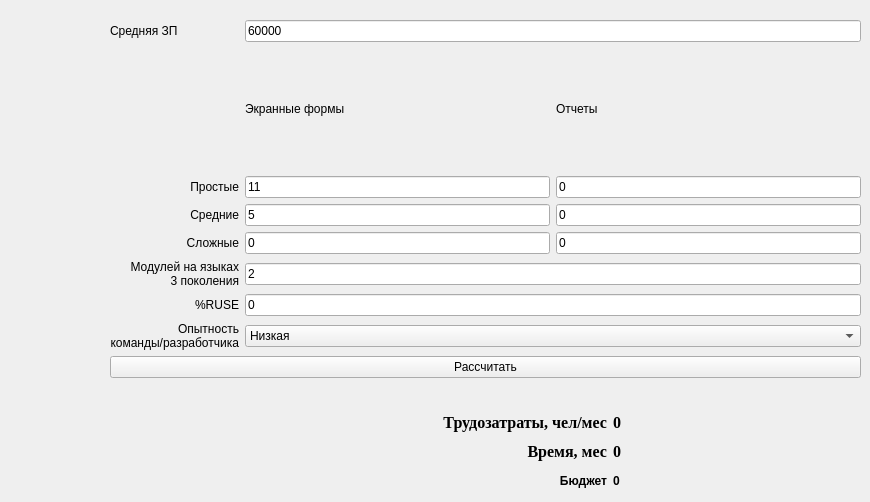
      <widget class="QWidget" name="tab_3">
       <attribute name="title">
        <string>Модель композиции</string>
       </attribute>
       <widget class="QWidget" name="layoutWidget_2">
        <property name="geometry">
         <rect>
          <x>110</x>
          <y>20</y>
          <width>751</width>
          <height>358</height>
         </rect>
        </property>
        <layout class="QGridLayout" name="gridLayout_3">
         <item row="6" column="0">
          <widget class="QLabel" name="label_57">
           <property name="text">
            <string>%RUSE</string>
           </property>
           <property name="alignment">
            <set>Qt::AlignRight|Qt::AlignTrailing|Qt::AlignVCenter</set>
           </property>
          </widget>
         </item>
         <item row="5" column="0">
          <widget class="QLabel" name="label_67">
           <property name="text">
            <string>Модулей на языках
 3 поколения</string>
           </property>
           <property name="alignment">
            <set>Qt::AlignRight|Qt::AlignTrailing|Qt::AlignVCenter</set>
           </property>
          </widget>
         </item>
         <item row="3" column="2">
          <widget class="QLineEdit" name="reportMediumEdit">
           <property name="text">
            <string>0</string>
           </property>
          </widget>
         </item>
         <item row="3" column="1">
          <widget class="QLineEdit" name="screenMediumEdit">
           <property name="text">
            <string>5</string>
           </property>
          </widget>
         </item>
         <item row="4" column="0">
          <widget class="QLabel" name="label_62">
           <property name="text">
            <string>Сложные</string>
           </property>
           <property name="alignment">
            <set>Qt::AlignRight|Qt::AlignTrailing|Qt::AlignVCenter</set>
           </property>
          </widget>
         </item>
         <item row="1" column="2">
          <widget class="QLabel" name="label_63">
           <property name="text">
            <string>Отчеты</string>
           </property>
          </widget>
         </item>
         <item row="6" column="1" colspan="2">
          <widget class="QLineEdit" name="RUSEEdit">
           <property name="text">
            <string>0</string>
           </property>
          </widget>
         </item>
         <item row="4" column="2">
          <widget class="QLineEdit" name="reportDifficultEdit">
           <property name="text">
            <string>0</string>
           </property>
          </widget>
         </item>
         <item row="5" column="1" colspan="2">
          <widget class="QLineEdit" name="gen3Edit">
           <property name="text">
            <string>2</string>
           </property>
          </widget>
         </item>
         <item row="4" column="1">
          <widget class="QLineEdit" name="screenDifficultEdit">
           <property name="text">
            <string>0</string>
           </property>
          </widget>
         </item>
         <item row="8" column="0" colspan="3">
          <widget class="QPushButton" name="compCalculateButton">
           <property name="text">
            <string>Рассчитать</string>
           </property>
          </widget>
         </item>
         <item row="2" column="2">
          <widget class="QLineEdit" name="reportSimpleEdit">
           <property name="text">
            <string>0</string>
           </property>
          </widget>
         </item>
         <item row="2" column="1">
          <widget class="QLineEdit" name="screenSimpleEdit">
           <property name="text">
            <string>11</string>
           </property>
          </widget>
         </item>
         <item row="3" column="0">
          <widget class="QLabel" name="label_61">
           <property name="text">
            <string>Средние</string>
           </property>
           <property name="alignment">
            <set>Qt::AlignRight|Qt::AlignTrailing|Qt::AlignVCenter</set>
           </property>
          </widget>
         </item>
         <item row="7" column="0">
          <widget class="QLabel" name="label_58">
           <property name="text">
            <string>Опытность
команды/разработчика</string>
           </property>
           <property name="alignment">
            <set>Qt::AlignRight|Qt::AlignTrailing|Qt::AlignVCenter</set>
           </property>
          </widget>
         </item>
         <item row="7" column="1" colspan="2">
          <widget class="QComboBox" name="expComboBox">
           <property name="currentIndex">
            <number>1</number>
           </property>
           <item>
            <property name="text">
             <string>Очень низкая</string>
            </property>
           </item>
           <item>
            <property name="text">
             <string>Низкая</string>
            </property>
           </item>
           <item>
            <property name="text">
             <string>Номинальная</string>
            </property>
           </item>
           <item>
            <property name="text">
             <string>Высокая</string>
            </property>
           </item>
           <item>
            <property name="text">
             <string>Очень высокая</string>
            </property>
           </item>
          </widget>
         </item>
         <item row="2" column="0">
          <widget class="QLabel" name="label_60">
           <property name="text">
            <string>Простые</string>
           </property>
           <property name="alignment">
            <set>Qt::AlignRight|Qt::AlignTrailing|Qt::AlignVCenter</set>
           </property>
          </widget>
         </item>
         <item row="1" column="1">
          <widget class="QLabel" name="label_59">
           <property name="text">
            <string>Экранные формы</string>
           </property>
          </widget>
         </item>
         <item row="0" column="0">
          <widget class="QLabel" name="label_71">
           <property name="text">
            <string>Средняя ЗП</string>
           </property>
          </widget>
         </item>
         <item row="0" column="1" colspan="2">
          <widget class="QLineEdit" name="avgSalaryEdit">
           <property name="text">
            <string>60000</string>
           </property>
          </widget>
         </item>
        </layout>
       </widget>
       <widget class="QWidget" name="layoutWidget_3">
        <property name="geometry">
         <rect>
          <x>110</x>
          <y>410</y>
          <width>751</width>
          <height>83</height>
         </rect>
        </property>
        <layout class="QGridLayout" name="gridLayout_12">
         <item row="0" column="0" colspan="2">
          <widget class="QLabel" name="label_74">
           <property name="font">
            <font>
             <family>Times New Roman</family>
             <pointsize>12</pointsize>
             <weight>75</weight>
             <bold>true</bold>
            </font>
           </property>
           <property name="text">
            <string>Трудозатраты, чел/мес</string>
           </property>
           <property name="alignment">
            <set>Qt::AlignRight|Qt::AlignTrailing|Qt::AlignVCenter</set>
           </property>
          </widget>
         </item>
         <item row="0" column="2">
          <widget class="QLabel" name="compLabLabel">
           <property name="font">
            <font>
             <family>Times New Roman</family>
             <pointsize>12</pointsize>
             <weight>75</weight>
             <bold>true</bold>
            </font>
           </property>
           <property name="text">
            <string>0</string>
           </property>
          </widget>
         </item>
         <item row="1" column="2">
          <widget class="QLabel" name="compTimeLabel">
           <property name="font">
            <font>
             <family>Times New Roman</family>
             <pointsize>12</pointsize>
             <weight>75</weight>
             <bold>true</bold>
            </font>
           </property>
           <property name="text">
            <string>0</string>
           </property>
          </widget>
         </item>
         <item row="2" column="2">
          <widget class="QLabel" name="compBudgetLabel">
           <property name="text">
            <string>&lt;html&gt;&lt;head/&gt;&lt;body&gt;&lt;p&gt;&lt;span style=&quot; font-weight:600;&quot;&gt;0&lt;/span&gt;&lt;/p&gt;&lt;/body&gt;&lt;/html&gt;</string>
           </property>
          </widget>
         </item>
         <item row="1" column="0" colspan="2">
          <widget class="QLabel" name="label_75">
           <property name="font">
            <font>
             <family>Times New Roman</family>
             <pointsize>12</pointsize>
             <weight>75</weight>
             <bold>true</bold>
            </font>
           </property>
           <property name="text">
            <string>Время, мес</string>
           </property>
           <property name="alignment">
            <set>Qt::AlignRight|Qt::AlignTrailing|Qt::AlignVCenter</set>
           </property>
          </widget>
         </item>
         <item row="2" column="0" colspan="2">
          <widget class="QLabel" name="label_72">
           <property name="styleSheet">
            <string notr="true"/>
           </property>
           <property name="text">
            <string>&lt;html&gt;&lt;head/&gt;&lt;body&gt;&lt;p&gt;&lt;span style=&quot; font-weight:600;&quot;&gt;Бюджет&lt;/span&gt;&lt;/p&gt;&lt;/body&gt;&lt;/html&gt;</string>
           </property>
           <property name="alignment">
            <set>Qt::AlignRight|Qt::AlignTrailing|Qt::AlignVCenter</set>
           </property>
          </widget>
         </item>
        </layout>
       </widget>
      </widget>
